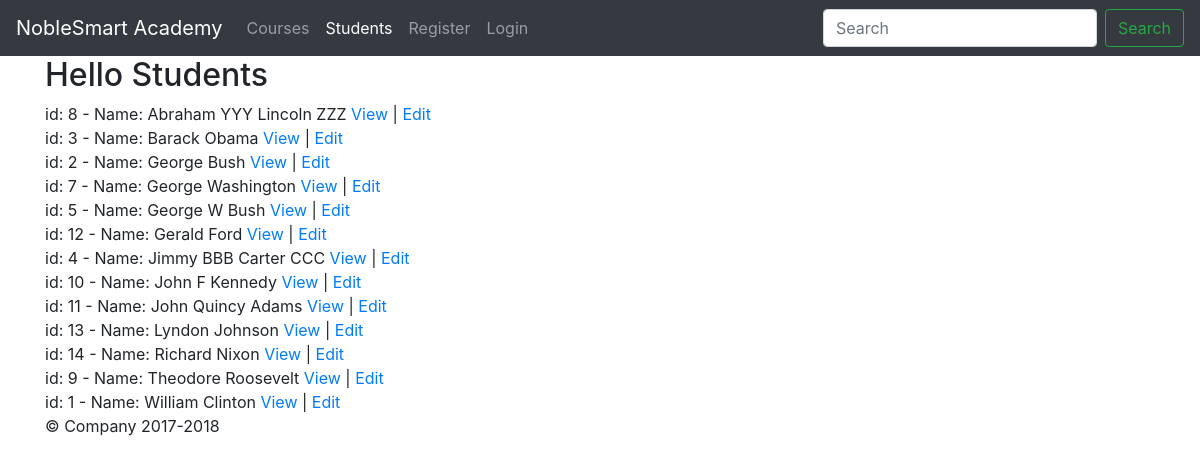
/student.php, run on the app's committed database.
### tables this page shows
CREATE TABLE IF NOT EXISTS `students` (
  `StudentID` int(11) NOT NULL AUTO_INCREMENT,
  `Username` varchar(50) NOT NULL,
  `UserPassword` varchar(255) NOT NULL,
  `Email` varchar(100) NOT NULL,
  `FirstName` varchar(50) NOT NULL,
  `LastName` varchar(50) NOT NULL,
  `MiddleInitial` varchar(5) DEFAULT NULL,
  `City` varchar(50) NOT NULL,
  `BirthDate` date DEFAULT NULL,
  PRIMARY KEY (`StudentID`)
);

### functions.php (the view, shortened to what this page needs)
<?php
function dbConnect($sql){
    $conn = new mysqli('127.0.0.1', 'root', 'root','academy',8889);
    $result = $conn->query($sql);
    return $result;
}
function buildMenu($arMenus){
    $page = $_SERVER['PHP_SELF'];
    $strOut = "<ul class='navbar-nav mr-auto'>";
    foreach($arMenus as $k=>$v) {
        $class = strpos($page, $v["link"]) === false ? '' : 'active';
        $strOut .= "<li class='nav-item $class'>";
        $strOut .= "<a class='nav-link' href=".$v["link"].">".$v["title"]."</a>";
        $strOut .= "</li>";
    }
    $strOut .= '</ul>';
    echo $strOut;
}
function userProfile(){
    if ($_SESSION != null){
        $fullname = $_SESSION["FullName"];
        $strOut = '<li class="nav-item dropdown">';
        $strOut .= '<a class="nav-link dropdown-toggle" href="http://example.com" id="dropdown01" data-toggle="dropdown" aria-haspopup="true" aria-expanded="false">'.$fullname.'</a>';
        $strOut .= '<div class="dropdown-menu" aria-labelledby="dropdown01">'.
          '<a class="dropdown-item" href="profile.php">Your Profile</a>'.
          '<a class="dropdown-item" href="courses.php">Your Courses</a>'.
          '<a class="dropdown-item" href="logout.php">Logout</a>'.
        '</div>'.
        '</li>';
    } else {
        $strOut = '<li class="nav-item">';
        $strOut .= '<a class="nav-link" href="login.php">Login</a>';
        $strOut .= '</li>';
    }
    echo $strOut;
}
function showStudents(){
    $strOut = "<h2>Hello Students</h2>";
    $sql = "SELECT * FROM Students order by FirstName, LastName";
    $students = dbConnect($sql);
    if ($students->num_rows > 0) {
        while($row = $students->fetch_assoc()) {
            $strOut .= "id: " . $row["StudentID"]. " - Name: ";
            $strOut .= $row["FirstName"]. " " . $row["LastName"];
            $strOut .= " <a href='students.php?id=".$row["StudentID"]."&mode=view'>View<a/> | ";
            $strOut .= "<a href='students.php?id=".$row["StudentID"]."&mode=edit'>Edit<a/><br/>";
        }
    } else {
        $strOut .= "0 results";
    }
    echo $strOut;
}
?>

### assets/css/jumbotron.css (style rules this page uses)
body { padding-top: 3.5rem; }

### data on the page
students: value "id: 8 - Name: Abraham YYY Lincoln ZZZ"
students: value "id: 3 - Name: Barack Obama"
students: value "id: 2 - Name: George Bush"
students: value "id: 7 - Name: George Washington"
students: value "id: 5 - Name: George W Bush"
students: value "id: 12 - Name: Gerald Ford"
students: value "id: 4 - Name: Jimmy BBB Carter CCC"
students: value "id: 10 - Name: John F Kennedy"
students: value "id: 11 - Name: John Quincy Adams"
students: value "id: 13 - Name: Lyndon Johnson"
students: value "id: 14 - Name: Richard Nixon"
students: value "id: 9 - Name: Theodore Roosevelt"
students: value "id: 1 - Name: William Clinton"

### other printed values
$v["title"] "Courses"
$v["title"] "Students"
$v["title"] "Register"
